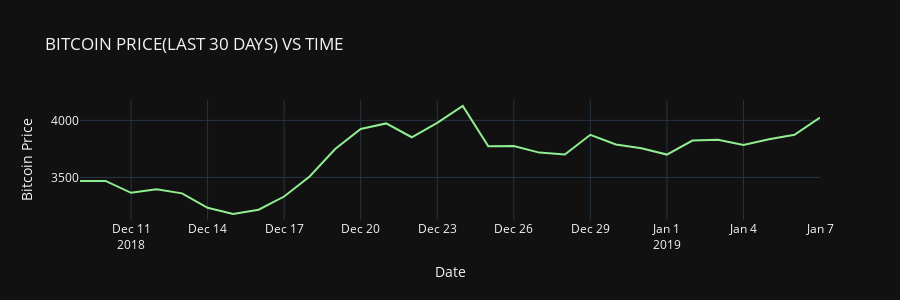

Source (notebook cell):
### Markdown cell above
#### SNIPPET GRAPH FOR THE LAST 30 DAYS

### Code cell
fig = go.Figure()

fig.add_trace(go.Scatter(x = bitcoin_df['date'][-30:], y = bitcoin_df['price'][-30:], marker_color='lightgreen'))

fig.update_layout(title = 'BITCOIN PRICE(LAST 30 DAYS) VS TIME', template = 'plotly_dark', height=300)
fig.update_xaxes(title='Date')
fig.update_yaxes(title='Bitcoin Price')

fig.show()

### Figure 1 — Plotly figure (JSON) as saved in the notebook; plotly's stock layout.template omitted (floating-point values rounded to 4 significant figures)
{"data": [{"marker": {"color": "lightgreen"}, "type": "scatter", "x": ["2018-12-09", "2018-12-10", "2018-12-11", "2018-12-12", "2018-12-13", "2018-12-14", "2018-12-15", "2018-12-16", "2018-12-17", "2018-12-18", "2018-12-19", "2018-12-20", "2018-12-21", "2018-12-22", "2018-12-23", "2018-12-24", "2018-12-25", "2018-12-26", "2018-12-27", "2018-12-28", "2018-12-29", "2018-12-30", "2018-12-31", "2019-01-01", "2019-01-02", "2019-01-03", "2019-01-04", "2019-01-05", "2019-01-06", "2019-01-07"], "y": [3469.0, 3470.0, 3365.0, 3396.0, 3361.0, 3234.0, 3180.0, 3217.0, 3333.0, 3509.0, 3749.0, 3924.0, 3973.0, 3852.0, 3979.0, 4126.0, 3774.0, 3775.0, 3718.0, 3701.0, 3874.0, 3789.0, 3757.0, 3701.0, 3823.0, 3830.0, 3785.0, 3835.0, 3874.0, 4025.0]}], "layout": {"height": 300, "title": {"text": "BITCOIN PRICE(LAST 30 DAYS) VS TIME"}, "xaxis": {"title": {"text": "Date"}}, "yaxis": {"title": {"text": "Bitcoin Price"}}}}
